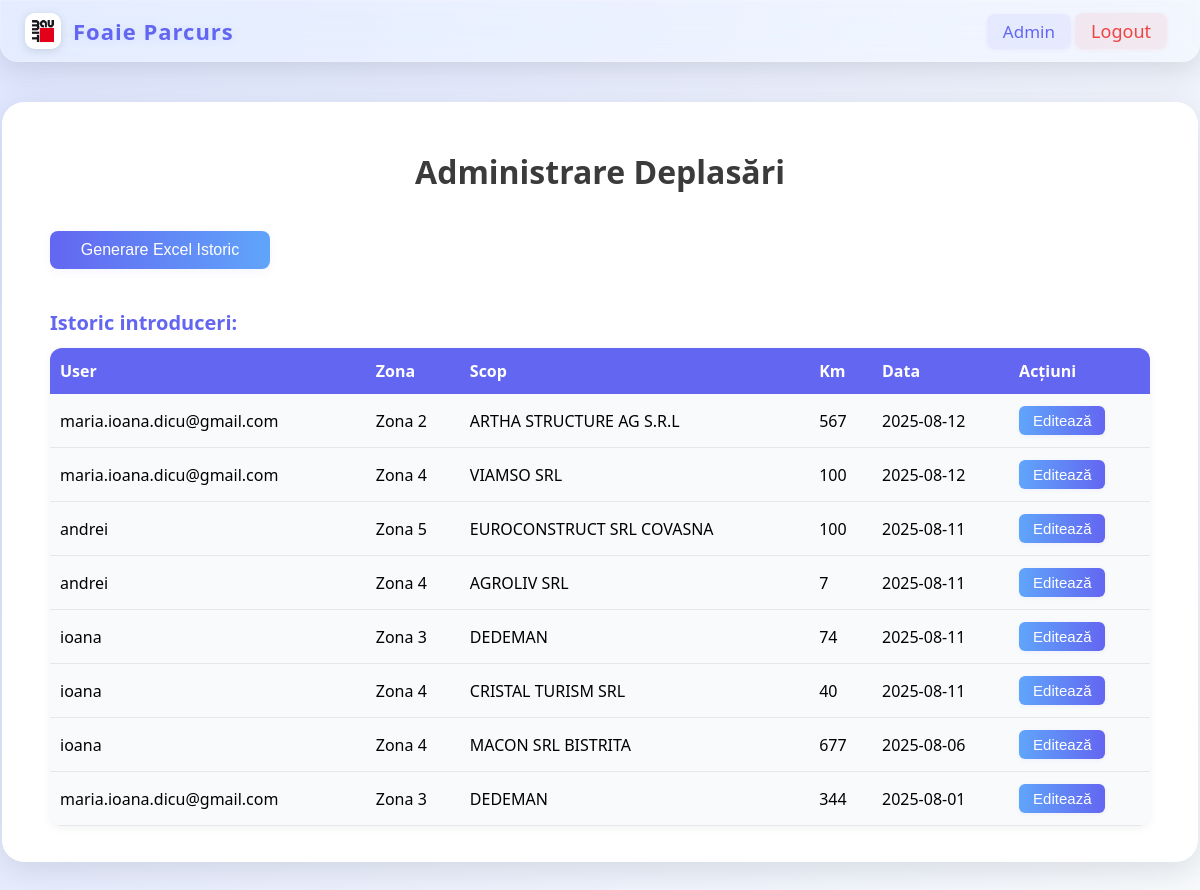
Page / (signed in) on the earlier database version.
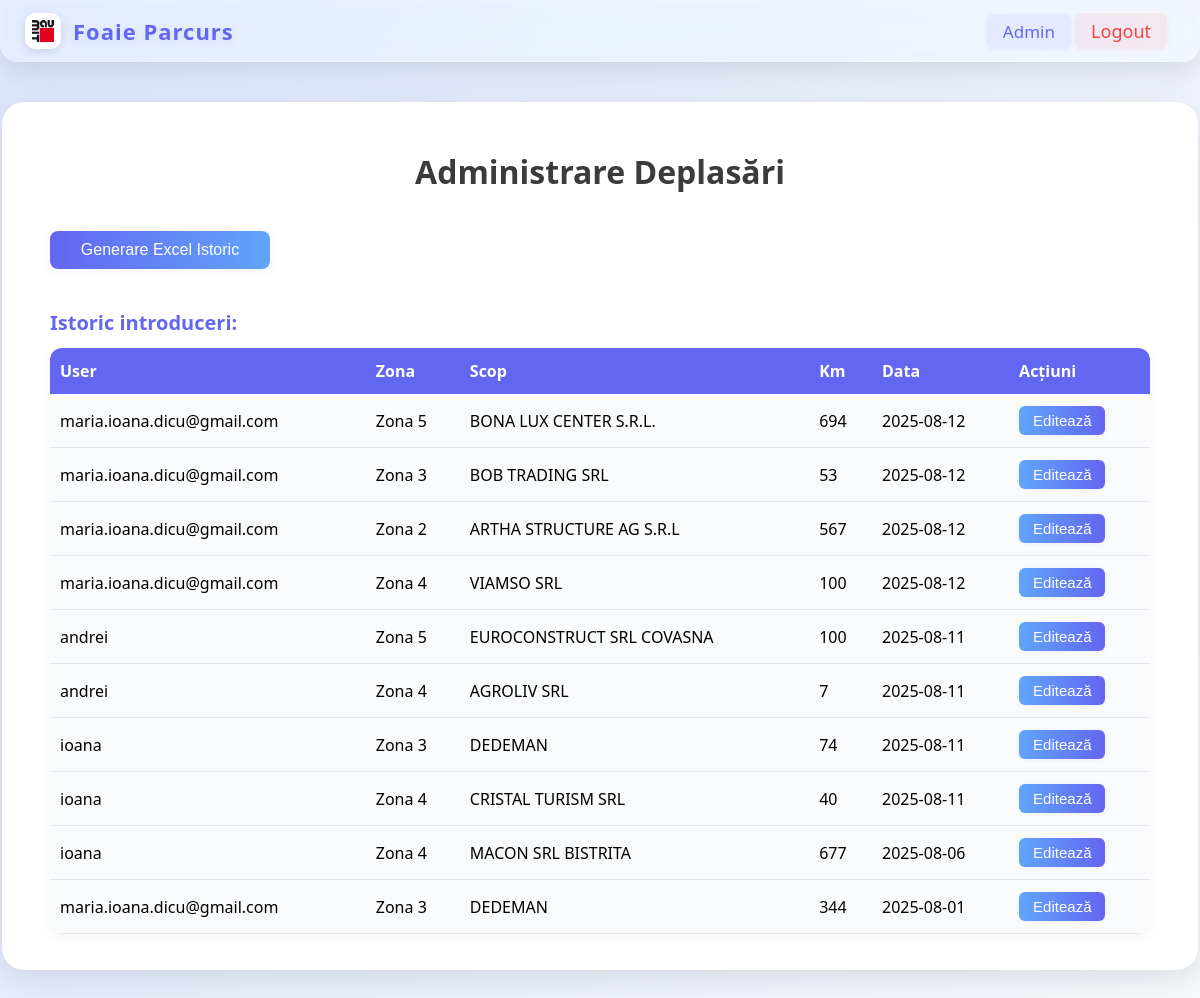
Same page on the later database version.
### tables this page shows
CREATE TABLE parcurs (
            id INTEGER PRIMARY KEY AUTOINCREMENT,
            username TEXT NOT NULL,
            zona TEXT NOT NULL,
            scop TEXT,
            km INTEGER NOT NULL,
            data TEXT NOT NULL
        );

### app.py (the view, shortened to what this page needs)
@app.route('/', methods=['GET', 'POST'])
def index():
    import datetime
    if 'username' not in session:
        return redirect(url_for('login'))
    username = session['username']
    conn = sqlite3.connect(DB_NAME)
    c = conn.cursor()
    if username == 'Admin':
        c.execute('SELECT * FROM parcurs ORDER BY data DESC, id DESC')
        export_btn = True
    else:
        c.execute('SELECT * FROM parcurs WHERE username=? ORDER BY data DESC, id DESC', (username,))
        export_btn = False
    rows = c.fetchall()
    conn.close()
    today = datetime.date.today().isoformat()
    return render_template('index.html', rows=rows, username=username, today=today, export_btn=export_btn)

### templates/index.html (shortened to what this page needs)
<!DOCTYPE html>
<html lang="ro">
<head>
</head>
<body>
    {% include 'topbar.html' %}
    <div class="container">
        <h1 style="margin-top:0;">
            {% if username == 'Admin' %}
                Administrare Deplasări
            {% else %}
                Foaie Parcurs
            {% endif %}
        </h1>
        {% if export_btn %}
        <div class="excel-btn-wrapper">
        <form method="get" action="/export" style="margin-bottom: 16px;">
            <button type="submit" class="excel-btn" style="background:linear-gradient(90deg,#6366f1 0%,#60a5fa 100%);color:#fff;border:none;border-radius:8px;padding:10px 22px;font-size:16px;font-weight:500;cursor:pointer;box-shadow:0 2px 8px rgba(99,102,241,0.08);transition:background 0.2s;margin-bottom:8px;">Generare Excel Istoric</button>
        </form>
        </div>
        {% endif %}
        <div class="form-section-label" style="margin-top:32px;margin-bottom:12px;font-size:20px;color:#6366f1;font-weight:700;">Istoric introduceri:</div>
        <table>
            <tr>
                {% if username == 'Admin' %}<th>User</th>{% endif %}
                <th>Zona</th>
                <th class="scop-col">Scop</th>
                <th>Km</th>
                <th>Data</th>
                <th>Acțiuni</th>
            </tr>
            {% for row in rows %}
            <tr>
                {% if username == 'Admin' %}<td>{{ row[1] }}</td>{% endif %}
                <td>{{ row[2] }}</td>
                <td class="scop-col">{{ row[3] }}</td>
                <td>{{ row[4] }}</td>
                <td>{{ row[5] }}</td>
                <td><a href="/edit/{{ row[0] }}"><button class="edit-btn">Editează</button></a></td>
            </tr>
            {% endfor %}
        </table>
    </div>
</body>
</html>

### templates/topbar.html (shortened to what this page needs)
<div class="topbar">
    <div style="display: flex; align-items: center; min-width: 40px;">
        <a href="/" title="Acasă" style="display: flex; align-items: center; text-decoration: none; gap: 12px;">
            <img src="/static/images/bro_logo.jpg" alt="Baumit Logo" style="height:36px;border-radius:10px;box-shadow:0 2px 8px rgba(60,72,88,0.18);">
            <span style="font-weight: 700; color: #6366f1; font-size: 22px; letter-spacing: 1px; text-shadow: 0 2px 8px rgba(99,102,241,0.10);">Foaie Parcurs</span>
        </a>
    </div>
    <div class="topbar-row">
        {% if username %}
        <span style="color:#6366f1;font-weight:500;font-size:17px;background:rgba(99,102,241,0.08);padding:6px 16px;border-radius:8px;box-shadow:0 1px 4px rgba(99,102,241,0.08);text-align:left;">{{ username }}</span>
        {% endif %}
        {% if username %}
        <a href="/logout" title="Logout" style="color:#ef4444;font-size:18px;font-weight:500;text-decoration:none;background:rgba(239,68,68,0.08);padding:6px 16px;border-radius:8px;box-shadow:0 1px 4px rgba(239,68,68,0.08);transition:background 0.2s;text-align:right;">Logout</a>
        {% endif %}
    </div>
</div>

### templates/index.html (style rules this page uses)
body { font-family: 'Segoe UI', Arial, sans-serif; background: linear-gradient(120deg, #f8fafc 0%, #e0e7ff 100%); margin: 0; min-height: 100vh; }
.container { max-width: 1100px; margin: 40px auto; background: #fff; border-radius: 22px; box-shadow: 0 8px 32px rgba(60,72,88,0.16); padding: 48px 48px 36px 48px; }
h1 { text-align: center; color: #3b3b3b; margin-bottom: 38px; margin-top: 38px; }
form { display: flex; gap: 16px; margin-bottom: 24px; flex-wrap: wrap; align-items: flex-end; }
button[type="submit"] { background: linear-gradient(90deg, #6366f1 0%, #60a5fa 100%); color: #fff; border: none; border-radius: 8px; padding: 10px 22px; font-size: 16px; font-weight: 500; cursor: pointer; box-shadow: 0 2px 8px rgba(99,102,241,0.08); transition: background 0.2s; min-width: 220px; padding-left: 40px; padding-right: 40px; }
table { border-collapse: collapse; width: 100%; margin-top: 10px; background: #f9fafb; border-radius: 12px; overflow: hidden; box-shadow: 0 2px 8px rgba(60,72,88,0.07); }
th, td { padding: 12px 10px; text-align: left; }
th { background: #6366f1; color: #fff; font-weight: 600; border: none; }
tr { transition: background 0.2s; }
td { border-bottom: 1px solid #e5e7eb; }
.edit-btn { background: linear-gradient(90deg, #60a5fa 0%, #6366f1 100%); color: #fff; border: none; border-radius: 6px; padding: 6px 14px; font-size: 15px; cursor: pointer; font-weight: 500; box-shadow: 0 1px 4px rgba(99,102,241,0.08); transition: background 0.2s; }

### templates/topbar.html (style rules this page uses)
body { box-sizing: border-box; overflow-x: hidden; background: linear-gradient(120deg, #e0e7ff 0%, #f8fafc 100%); }
.topbar { width: 100vw; box-sizing: border-box; overflow-x: hidden; background: rgba(255,255,255,0.22); box-shadow: 0 8px 32px rgba(60,72,88,0.18); backdrop-filter: blur(16px) saturate(180%); -webkit-backdrop-filter: blur(16px) saturate(180%); border-radius: 0 0 18px 18px; border: 1px solid rgba(255,255,255,0.18); display: flex; align-items: center; justify-content: space-between; flex-wrap: wrap; padding: 12px 32px 12px 24px; gap: 18px; position: sticky; top: 0; z-index: 10; min-height: 54px; transition: box-shadow 0.2s; }
.topbar * { box-sizing: border-box; }

Differences in the rows shown:
added parcurs: username "maria.ioana.dicu@gmail.com", zona "Zona 5", scop "BONA LUX CENTER S.R.L.", km "694", data "2025-08-12"
added parcurs: username "maria.ioana.dicu@gmail.com", zona "Zona 3", scop "BOB TRADING SRL", km "53", data "2025-08-12"
